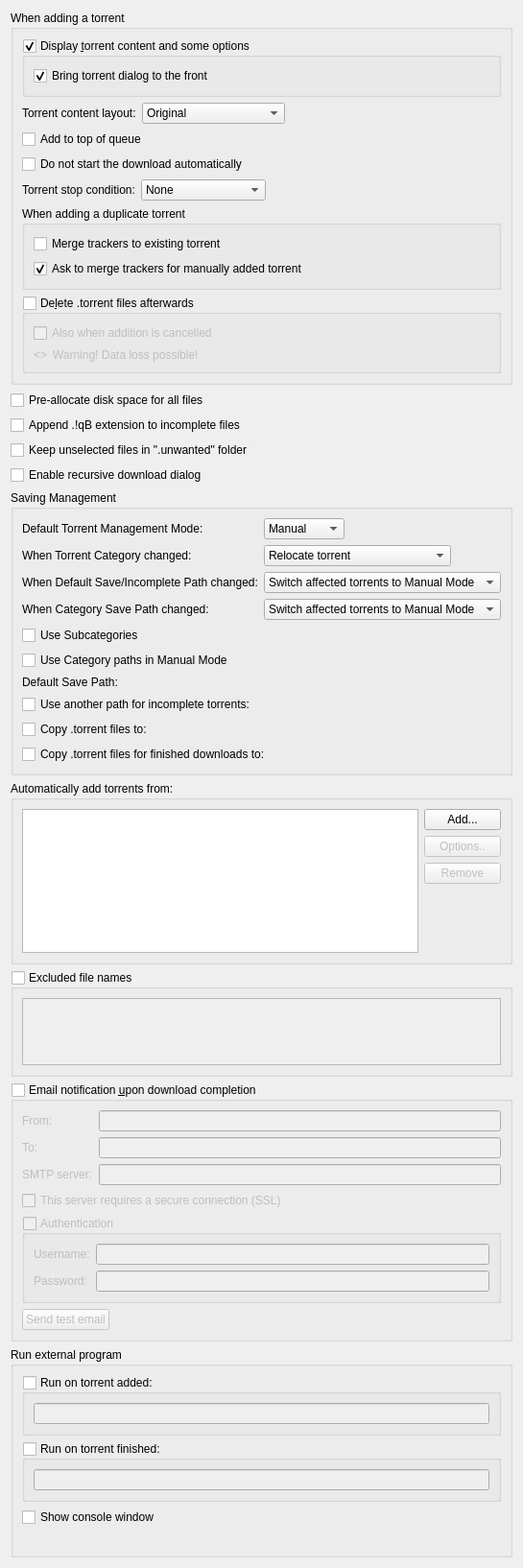
          <widget class="QWidget" name="scrollAreaWidgetContents_2">
           <property name="geometry">
            <rect>
             <x>0</x>
             <y>0</y>
             <width>539</width>
             <height>1457</height>
            </rect>
           </property>
           <layout class="QVBoxLayout" name="verticalLayout">
            <item>
             <widget class="QGroupBox" name="torrentAdditionBox">
              <property name="title">
               <string>When adding a torrent</string>
              </property>
              <layout class="QVBoxLayout" name="torrentAdditionBoxLayout">
               <item>
                <widget class="QGroupBox" name="checkAdditionDialog">
                 <property name="title">
                  <string>Display &amp;torrent content and some options</string>
                 </property>
                 <property name="checkable">
                  <bool>true</bool>
                 </property>
                 <layout class="QVBoxLayout" name="verticalLayout_18">
                  <item>
                   <widget class="QCheckBox" name="checkAdditionDialogFront">
                    <property name="text">
                     <string>Bring torrent dialog to the front</string>
                    </property>
                    <property name="checked">
                     <bool>true</bool>
                    </property>
                   </widget>
                  </item>
                 </layout>
                </widget>
               </item>
               <item>
                <layout class="QHBoxLayout" name="horizontalLayout_19">
                 <item>
                  <widget class="QLabel" name="contentLayoutLabel">
                   <property name="text">
                    <string>Torrent content layout:</string>
                   </property>
                   <property name="buddy">
                    <cstring>contentLayoutComboBox</cstring>
                   </property>
                  </widget>
                 </item>
                 <item>
                  <widget class="QComboBox" name="contentLayoutComboBox">
                   <property name="currentIndex">
                    <number>0</number>
                   </property>
                   <item>
                    <property name="text">
                     <string>Original</string>
                    </property>
                   </item>
                   <item>
                    <property name="text">
                     <string>Create subfolder</string>
                    </property>
                   </item>
                   <item>
                    <property name="text">
                     <string>Don't create subfolder</string>
                    </property>
                   </item>
                  </widget>
                 </item>
                 <item>
                  <spacer name="horizontalSpacer_20">
                   <property name="orientation">
                    <enum>Qt::Orientation::Horizontal</enum>
                   </property>
                   <property name="sizeHint" stdset="0">
                    <size>
                     <width>40</width>
                     <height>20</height>
                    </size>
                   </property>
                  </spacer>
                 </item>
                </layout>
               </item>
               <item>
                <widget class="QCheckBox" name="checkAddToQueueTop">
                 <property name="toolTip">
                  <string>The torrent will be added to the top of the download queue</string>
                 </property>
                 <property name="text">
                  <string extracomment="The torrent will be added to the top of the download queue">Add to top of queue</string>
                 </property>
                </widget>
               </item>
               <item>
                <widget class="QCheckBox" name="checkAddStopped">
                 <property name="toolTip">
                  <string>The torrent will be added to download list in a stopped state</string>
                 </property>
                 <property name="text">
                  <string extracomment="The torrent will be added to download list in a stopped state">Do not start the download automatically</string>
                 </property>
                </widget>
               </item>
               <item>
                <layout class="QHBoxLayout" name="stopConditionLayout">
                 <item>
                  <widget class="QLabel" name="stopConditionLabel">
                   <property name="text">
                    <string>Torrent stop condition:</string>
                   </property>
                   <property name="buddy">
                    <cstring>stopConditionComboBox</cstring>
                   </property>
                  </widget>
                 </item>
                 <item>
                  <widget class="QComboBox" name="stopConditionComboBox">
                   <property name="currentIndex">
                    <number>0</number>
                   </property>
                   <item>
                    <property name="text">
                     <string>None</string>
                    </property>
                   </item>
                   <item>
                    <property name="text">
                     <string>Metadata received</string>
                    </property>
                   </item>
                   <item>
                    <property name="text">
                     <string>Files checked</string>
                    </property>
                   </item>
                  </widget>
                 </item>
                 <item>
                  <spacer name="stopConditionSpacer">
                   <property name="orientation">
                    <enum>Qt::Orientation::Horizontal</enum>
                   </property>
                   <property name="sizeHint" stdset="0">
                    <size>
                     <width>40</width>
                     <height>20</height>
                    </size>
                   </property>
                  </spacer>
                 </item>
                </layout>
               </item>
               <item>
                <widget class="QGroupBox" name="duplicateTorrentGroup">
                 <property name="title">
                  <string>When adding a duplicate torrent</string>
                 </property>
                 <layout class="QVBoxLayout" name="duplicateTorrentBoxLayout">
                  <item>
                   <widget class="QCheckBox" name="checkMergeTrackers">
                    <property name="text">
                     <string>Merge trackers to existing torrent</string>
                    </property>
                    <property name="checked">
                     <bool>false</bool>
                    </property>
                   </widget>
                  </item>
                  <item>
                   <widget class="QCheckBox" name="checkConfirmMergeTrackers">
                    <property name="text">
                     <string>Ask to merge trackers for manually added torrent</string>
                    </property>
                    <property name="checked">
                     <bool>true</bool>
                    </property>
                   </widget>
                  </item>
                 </layout>
                </widget>
               </item>
               <item>
                <widget class="QGroupBox" name="deleteTorrentBox">
                 <property name="toolTip">
                  <string>Whether the .torrent file should be deleted after adding it</string>
                 </property>
                 <property name="title">
                  <string>De&amp;lete .torrent files afterwards </string>
                 </property>
                 <property name="checkable">
                  <bool>true</bool>
                 </property>
                 <property name="checked">
                  <bool>false</bool>
                 </property>
                 <layout class="QVBoxLayout" name="deleteTorrentBoxLayout">
                  <item>
                   <widget class="QCheckBox" name="deleteCancelledTorrentBox">
                    <property name="toolTip">
                     <string>Also delete .torrent files whose addition was cancelled</string>
                    </property>
                    <property name="text">
                     <string>Also when addition is cancelled</string>
                    </property>
                   </widget>
                  </item>
                  <item>
                   <layout class="QHBoxLayout" name="deleteTorrentWarningLayout">
                    <item>
                     <widget class="QLabel" name="deleteTorrentWarningIcon">
                      <property name="sizePolicy">
                       <sizepolicy hsizetype="Fixed" vsizetype="Preferred">
                        <horstretch>0</horstretch>
                        <verstretch>0</verstretch>
                       </sizepolicy>
                      </property>
                      <property name="text">
                       <string notr="true">&lt;&gt;</string>
                      </property>
                     </widget>
                    </item>
                    <item>
                     <widget class="QLabel" name="deleteTorrentWarningLabel">
                      <property name="text">
                       <string>Warning! Data loss possible!</string>
                      </property>
                     </widget>
                    </item>
                   </layout>
                  </item>
                 </layout>
                </widget>
               </item>
              </layout>
             </widget>
            </item>
            <item>
             <widget class="QCheckBox" name="checkPreallocateAll">
              <property name="toolTip">
               <string>Allocate full file sizes on disk before starting downloads, to minimize fragmentation. Only useful for HDDs.</string>
              </property>
              <property name="text">
               <string>Pre-allocate disk space for all files</string>
              </property>
             </widget>
            </item>
            <item>
             <widget class="QCheckBox" name="checkAppendqB">
              <property name="text">
               <string>Append .!qB extension to incomplete files</string>
              </property>
             </widget>
            </item>
            <item>
             <widget class="QCheckBox" name="checkUnwantedFolder">
              <property name="text">
               <string>Keep unselected files in &quot;.unwanted&quot; folder</string>
              </property>
             </widget>
            </item>
            <item>
             <widget class="QCheckBox" name="checkRecursiveDownload">
              <property name="toolTip">
               <string>When a torrent is downloaded, offer to add torrents from any .torrent files found inside it</string>
              </property>
              <property name="text">
               <string>Enable recursive download dialog</string>
              </property>
             </widget>
            </item>
            <item>
             <widget class="QGroupBox" name="groupSavingManagement">
              <property name="title">
               <string>Saving Management</string>
              </property>
              <layout class="QVBoxLayout" name="groupSavingManagementLayout">
               <item>
                <layout class="QGridLayout" name="gridLayout_3">
                 <item row="0" column="0">
                  <widget class="QLabel" name="label_40">
                   <property name="text">
                    <string>Default Torrent Management Mode:</string>
                   </property>
                   <property name="buddy">
                    <cstring>comboSavingMode</cstring>
                   </property>
                  </widget>
                 </item>
                 <item row="0" column="1">
                  <layout class="QHBoxLayout" name="horizontalLayout_70">
                   <property name="spacing">
                    <number>10</number>
                   </property>
                   <item>
                    <widget class="QComboBox" name="comboSavingMode">
                     <property name="toolTip">
                      <string>Automatic: Various torrent properties (e.g. save path) will be decided by the associated category
Manual: Various torrent properties (e.g. save path) must be assigned manually</string>
                     </property>
                     <item>
                      <property name="text">
                       <string>Manual</string>
                      </property>
                     </item>
                     <item>
                      <property name="text">
                       <string>Automatic</string>
                      </property>
                     </item>
                    </widget>
                   </item>
                   <item>
                    <spacer name="horizontalSpacer_160">
                     <property name="orientation">
                      <enum>Qt::Orientation::Horizontal</enum>
                     </property>
                     <property name="sizeHint" stdset="0">
                      <size>
                       <width>40</width>
                       <height>20</height>
                      </size>
                     </property>
                    </spacer>
                   </item>
                  </layout>
                 </item>
                 <item row="1" column="0">
                  <widget class="QLabel" name="labelTorrentCategoryChanged">
                   <property name="text">
                    <string>When Torrent Category changed:</string>
                   </property>
                  </widget>
                 </item>
                 <item row="1" column="1">
                  <layout class="QHBoxLayout" name="horizontalLayout_14">
                   <item>
                    <widget class="QComboBox" name="comboTorrentCategoryChanged">
                     <item>
                      <property name="text">
                       <string>Relocate torrent</string>
                      </property>
                     </item>
                     <item>
                      <property name="text">
                       <string>Switch torrent to Manual Mode</string>
                      </property>
                     </item>
                    </widget>
                   </item>
                   <item>
                    <spacer name="horizontalSpacer_17">
                     <property name="orientation">
                      <enum>Qt::Orientation::Horizontal</enum>
                     </property>
                     <property name="sizeHint" stdset="0">
                      <size>
                       <width>40</width>
                       <height>20</height>
                      </size>
                     </property>
                    </spacer>
                   </item>
                  </layout>
                 </item>
                 <item row="2" column="0">
                  <widget class="QLabel" name="labelCategoryDefaultPathChanged">
                   <property name="text">
                    <string>When Default Save/Incomplete Path changed:</string>
                   </property>
                  </widget>
                 </item>
                 <item row="2" column="1">
                  <layout class="QHBoxLayout" name="horizontalLayout_15">
                   <item>
                    <widget class="QComboBox" name="comboCategoryDefaultPathChanged">
                     <property name="currentIndex">
                      <number>1</number>
                     </property>
                     <item>
                      <property name="text">
                       <string>Relocate affected torrents</string>
                      </property>
                     </item>
                     <item>
                      <property name="text">
                       <string>Switch affected torrents to Manual Mode</string>
                      </property>
                     </item>
                    </widget>
                   </item>
                   <item>
                    <spacer name="horizontalSpacer_18">
                     <property name="orientation">
                      <enum>Qt::Orientation::Horizontal</enum>
                     </property>
                     <property name="sizeHint" stdset="0">
                      <size>
                       <width>40</width>
                       <height>20</height>
                      </size>
                     </property>
                    </spacer>
                   </item>
                  </layout>
                 </item>
                 <item row="3" column="0">
                  <widget class="QLabel" name="labelCategoryChanged">
                   <property name="text">
                    <string>When Category Save Path changed:</string>
                   </property>
                  </widget>
                 </item>
                 <item row="3" column="1">
                  <layout class="QHBoxLayout" name="horizontalLayout_17">
                   <item>
                    <widget class="QComboBox" name="comboCategoryChanged">
                     <property name="currentIndex">
                      <number>1</number>
                     </property>
                     <item>
                      <property name="text">
                       <string>Relocate affected torrents</string>
                      </property>
                     </item>
                     <item>
                      <property name="text">
                       <string>Switch affected torrents to Manual Mode</string>
                      </property>
                     </item>
                    </widget>
                   </item>
                   <item>
                    <spacer name="horizontalSpacer_19">
                     <property name="orientation">
                      <enum>Qt::Orientation::Horizontal</enum>
                     </property>
                     <property name="sizeHint" stdset="0">
                      <size>
                       <width>40</width>
                       <height>20</height>
                      </size>
                     </property>
                    </spacer>
                   </item>
                  </layout>
                 </item>
                </layout>
               </item>
               <item>
                <widget class="QCheckBox" name="checkUseSubcategories">
                 <property name="text">
                  <string>Use Subcategories</string>
                 </property>
                </widget>
               </item>
               <item>
                <widget class="QCheckBox" name="checkUseCategoryPaths">
                 <property name="toolTip">
                  <string>Resolve relative Save Path against appropriate Category path instead of Default one</string>
                 </property>
                 <property name="text">
                  <string>Use Category paths in Manual Mode</string>
                 </property>
                </widget>
               </item>
               <item>
                <layout class="QGridLayout" name="gridLayout_4">
                 <item row="0" column="0">
                  <widget class="QLabel" name="labelSavePath">
                   <property name="text">
                    <string>Default Save Path:</string>
                   </property>
                  </widget>
                 </item>
                 <item row="0" column="1">
                  <widget class="FileSystemPathLineEdit" name="textSavePath" native="true"/>
                 </item>
                 <item row="1" column="0">
                  <widget class="QCheckBox" name="checkUseDownloadPath">
                   <property name="text">
                    <string>Use another path for incomplete torrents:</string>
                   </property>
                  </widget>
                 </item>
                 <item row="1" column="1">
                  <widget class="FileSystemPathLineEdit" name="textDownloadPath" native="true"/>
                 </item>
                 <item row="2" column="0">
                  <widget class="QCheckBox" name="checkExportDir">
                   <property name="text">
                    <string>Copy .torrent files to:</string>
                   </property>
                  </widget>
                 </item>
                 <item row="2" column="1">
                  <widget class="FileSystemPathLineEdit" name="textExportDir" native="true"/>
                 </item>
                 <item row="3" column="0">
                  <widget class="QCheckBox" name="checkExportDirFin">
                   <property name="text">
                    <string>Copy .torrent files for finished downloads to:</string>
                   </property>
                  </widget>
                 </item>
                 <item row="3" column="1">
                  <widget class="FileSystemPathLineEdit" name="textExportDirFin" native="true"/>
                 </item>
                </layout>
               </item>
              </layout>
             </widget>
            </item>
            <item>
             <widget class="QGroupBox" name="groupBox_2">
              <property name="title">
               <string>Automatically add torrents from:</string>
              </property>
              <layout class="QVBoxLayout" name="verticalLayout_38">
               <item>
                <layout class="QHBoxLayout" name="horizontalLayout_16">
                 <item>
                  <widget class="QTreeView" name="scanFoldersView">
                   <property name="sizePolicy">
                    <sizepolicy hsizetype="Expanding" vsizetype="Expanding">
                     <horstretch>0</horstretch>
                     <verstretch>1</verstretch>
                    </sizepolicy>
                   </property>
                   <property name="minimumSize">
                    <size>
                     <width>250</width>
                     <height>150</height>
                    </size>
                   </property>
                   <property name="editTriggers">
                    <set>QAbstractItemView::EditTrigger::AllEditTriggers</set>
                   </property>
                   <property name="selectionMode">
                    <enum>QAbstractItemView::SelectionMode::SingleSelection</enum>
                   </property>
                   <property name="selectionBehavior">
                    <enum>QAbstractItemView::SelectionBehavior::SelectRows</enum>
                   </property>
                   <property name="textElideMode">
                    <enum>Qt::TextElideMode::ElideNone</enum>
                   </property>
                   <property name="rootIsDecorated">
                    <bool>false</bool>
                   </property>
                   <attribute name="headerDefaultSectionSize">
                    <number>80</number>
                   </attribute>
                   <attribute name="headerStretchLastSection">
                    <bool>false</bool>
                   </attribute>
                  </widget>
                 </item>
                 <item>
                  <layout class="QVBoxLayout" name="verticalLayout_37">
                   <item>
                    <widget class="QPushButton" name="addWatchedFolderButton">
                     <property name="text">
                      <string>Add...</string>
                     </property>
                    </widget>
                   </item>
                   <item>
                    <widget class="QPushButton" name="editWatchedFolderButton">
                     <property name="enabled">
                      <bool>false</bool>
                     </property>
                     <property name="text">
                      <string>Options..</string>
                     </property>
                    </widget>
                   </item>
                   <item>
                    <widget class="QPushButton" name="removeWatchedFolderButton">
                     <property name="enabled">
                      <bool>false</bool>
                     </property>
                     <property name="text">
                      <string>Remove</string>
                     </property>
                    </widget>
                   </item>
                   <item>
                    <spacer name="verticalSpacer_6">
                     <property name="orientation">
                      <enum>Qt::Orientation::Vertical</enum>
                     </property>
                     <property name="sizeHint" stdset="0">
                      <size>
                       <width>20</width>
                       <height>40</height>
                      </size>
                     </property>
                    </spacer>
                   </item>
                  </layout>
                 </item>
                </layout>
               </item>
              </layout>
             </widget>
            </item>
            <item>
             <widget class="QGroupBox" name="groupExcludedFileNames">
              <property name="title">
               <string>Excluded file names</string>
              </property>
              <property name="checkable">
               <bool>true</bool>
              </property>
              <property name="checked">
               <bool>false</bool>
              </property>
              <layout class="QVBoxLayout" name="verticalLayout_311">
               <item>
                <widget class="QPlainTextEdit" name="textExcludedFileNames">
                 <property name="toolTip">
                  <string>Blacklist filtered file names from being downloaded from torrent(s).
Files matching any of the filters in this list will have their priority automatically set to &quot;Do not download&quot;.

Use newlines to separate multiple entries. Can use wildcards as outlined below.
*: matches zero or more of any characters.
?: matches any single character.
[...]: sets of characters can be represented in square brackets.

Examples
*.exe: filter '.exe' file extension.
readme.txt: filter exact file name.
?.txt: filter 'a.txt', 'b.txt' but not 'aa.txt'.
readme[0-9].txt: filter 'readme1.txt', 'readme2.txt' but not 'readme10.txt'.</string>
                 </property>
                 <property name="tabChangesFocus">
                  <bool>true</bool>
                 </property>
                 <property name="lineWrapMode">
                  <enum>QPlainTextEdit::LineWrapMode::NoWrap</enum>
                 </property>
                </widget>
               </item>
              </layout>
             </widget>
            </item>
            <item>
             <widget class="QGroupBox" name="groupMailNotification">
              <property name="title">
               <string>Email notification &amp;upon download completion</string>
              </property>
              <property name="checkable">
               <bool>true</bool>
              </property>
              <property name="checked">
               <bool>false</bool>
              </property>
              <layout class="QVBoxLayout" name="verticalLayout_171">
               <item>
                <layout class="QGridLayout" name="gridLayout_9">
                 <item row="0" column="0">
                  <widget class="QLabel" name="label_25">
                   <property name="toolTip">
                    <string>Sender</string>
                   </property>
                   <property name="text">
                    <string comment="From sender">From:</string>
                   </property>
                   <property name="buddy">
                    <cstring>senderEmailTxt</cstring>
                   </property>
                  </widget>
                 </item>
                 <item row="0" column="1">
                  <widget class="QLineEdit" name="senderEmailTxt"/>
                 </item>
                 <item row="1" column="0">
                  <widget class="QLabel" name="label_2">
                   <property name="toolTip">
                    <string>Receiver</string>
                   </property>
                   <property name="text">
                    <string comment="To receiver">To:</string>
                   </property>
                   <property name="buddy">
                    <cstring>lineEditDestEmail</cstring>
                   </property>
                  </widget>
                 </item>
                 <item row="1" column="1">
                  <widget class="QLineEdit" name="lineEditDestEmail"/>
                 </item>
                 <item row="2" column="0">
                  <widget class="QLabel" name="label_3">
                   <property name="text">
                    <string>SMTP server:</string>
                   </property>
                   <property name="buddy">
                    <cstring>lineEditSmtpServer</cstring>
                   </property>
                  </widget>
                 </item>
                 <item row="2" column="1">
                  <widget class="QLineEdit" name="lineEditSmtpServer"/>
                 </item>
                </layout>
               </item>
               <item>
                <widget class="QCheckBox" name="checkSmtpSSL">
                 <property name="text">
                  <string>This server requires a secure connection (SSL)</string>
                 </property>
                </widget>
               </item>
               <item>
                <widget class="QGroupBox" name="groupMailNotifAuth">
                 <property name="title">
                  <string>Authentication</string>
                 </property>
                 <property name="checkable">
                  <bool>true</bool>
                 </property>
                 <property name="checked">
                  <bool>false</bool>
                 </property>
                 <layout class="QFormLayout" name="formLayout_2">
                  <item row="0" column="0">
                   <widget class="QLabel" name="label_7">
                    <property name="text">
                     <string>Username:</string>
                    </property>
                    <property name="buddy">
                     <cstring>mailNotifUsername</cstring>
                    </property>
                   </widget>
                  </item>
                  <item row="0" column="1">
                   <widget class="QLineEdit" name="mailNotifUsername">
                    <property name="accessibleName">
                     <string>Email Username</string>
                    </property>
                    <property name="accessibleDescription">
                     <string>Username for email authentication</string>
                    </property>
                   </widget>
                  </item>
                  <item row="1" column="0">
                   <widget class="QLabel" name="label_8">
                    <property name="text">
                     <string>Password:</string>
                    </property>
                    <property name="buddy">
                     <cstring>mailNotifPassword</cstring>
                    </property>
                   </widget>
                  </item>
                  <item row="1" column="1">
                   <widget class="QLineEdit" name="mailNotifPassword">
                    <property name="echoMode">
                     <enum>QLineEdit::EchoMode::Password</enum>
                    </property>
                    <property name="accessibleName">
                     <string>Email Password</string>
                    </property>
                    <property name="accessibleDescription">
                     <string>Password for email authentication</string>
                    </property>
                   </widget>
                  </item>
                 </layout>
                </widget>
               </item>
               <item>
                <widget class="QPushButton" name="sendTestEmail">
                 <property name="sizePolicy">
                  <sizepolicy hsizetype="Fixed" vsizetype="Fixed">
                   <horstretch>0</horstretch>
                   <verstretch>0</verstretch>
                  </sizepolicy>
                 </property>
                 <property name="text">
                  <string>Send test email</string>
                 </property>
                </widget>
               </item>
              </layout>
             </widget>
            </item>
            <item>
             <widget class="QGroupBox" name="autoRunBox">
              <property name="title">
               <string>Run external program</string>
              </property>
              <layout class="QVBoxLayout" name="verticalLayout_19">
               <item>
                <widget class="QGroupBox" name="groupBoxRunOnAdded">
                 <property name="title">
                  <string>Run on torrent added:</string>
                 </property>
                 <property name="checkable">
                  <bool>true</bool>
                 </property>
                 <property name="checked">
                  <bool>false</bool>
                 </property>
                 <layout class="QVBoxLayout" name="verticalLayout_39">
                  <item>
                   <widget class="QLineEdit" name="lineEditRunOnAdded"/>
                  </item>
                 </layout>
                </widget>
               </item>
               <item>
                <widget class="QGroupBox" name="groupBoxRunOnFinished">
                 <property name="title">
                  <string>Run on torrent finished:</string>
                 </property>
                 <property name="checkable">
                  <bool>true</bool>
                 </property>
                 <property name="checked">
                  <bool>false</bool>
                 </property>
                 <layout class="QVBoxLayout" name="verticalLayout_36">
                  <item>
                   <widget class="QLineEdit" name="lineEditRunOnFinished"/>
                  </item>
                 </layout>
                </widget>
               </item>
               <item>
                <widget class="QCheckBox" name="autoRunConsole">
                 <property name="text">
                  <string>Show console window</string>
                 </property>
                </widget>
               </item>
               <item>
                <widget class="QLabel" name="labelAutoRunParam">
                 <property name="wordWrap">
                  <bool>true</bool>
                 </property>
                </widget>
               </item>
              </layout>
             </widget>
            </item>
           </layout>
          </widget>
